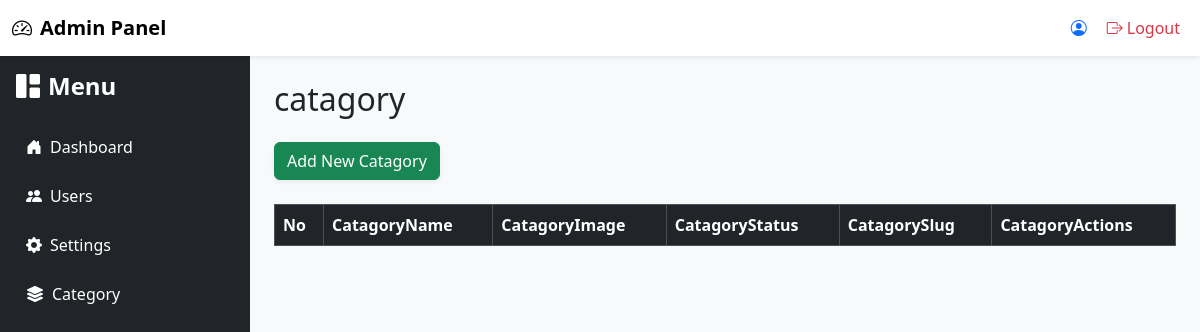
The page /myadmin/category/ on the database as committed earlier.
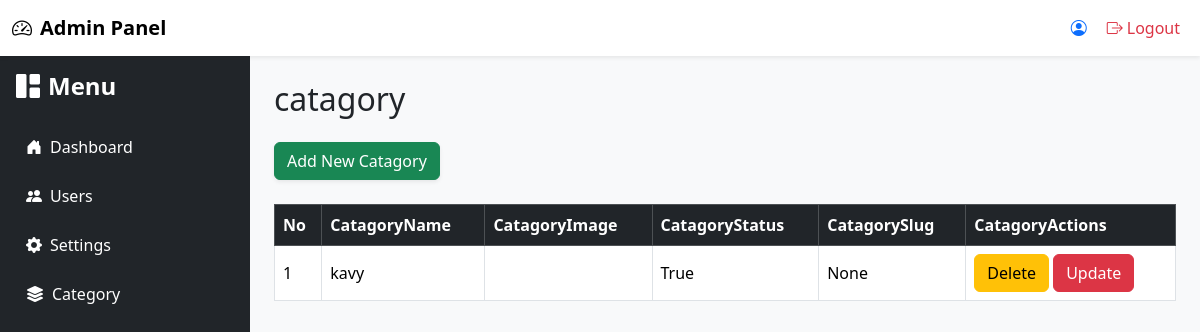
The same page on the database as committed later.
### dboard/models.py (models this page shows)
class cats(models.Model):
    Cate_name = models.CharField(max_length=20)
    cate_image = models.ImageField(upload_to="category_images")
    cate_status = models.BooleanField(default=True)
    cateslug = models.SlugField(null=True, blank=True)

### dboard/views.py (the view)
# urls.py: path('category/',views.category, name='category'),
def category(request):
    tables = cats.objects.all()
    return render(request,"category.html",{"tables":tables})

### dboard/templates/category.html (shortened to what this page needs)
{%extends "masteradmin.html"%}
{% block start%}
<div class="flex-grow-1 p-4">
  <h2 class="mb-4">catagory</h2>
  <a href="/myadmin/category_add/" class="btn btn-success shadow-sm mb-4">Add New Catagory</a>
  <div class="table-responsive">
    <table class="table table-bordered table-hover align-middle">
      <thead class="table-dark">
        <tr>
          <th>No</th>
          <th>CatagoryName</th>
          <th>CatagoryImage</th>
          <th>CatagoryStatus</th>
          <th>CatagorySlug</th>
          <th>CatagoryActions</th>
        </tr>
      </thead>
      {% for table in tables%}
      <tr>
        <td>{{forloop.counter}}</td>
        <td>{{table.Cate_name}}</td>
        <td>
        </td>
        <td>{{table.cate_status}}</td>
        <td>{{table.cateslug}}</td>
        <td>
          <a href="{% url 'delte_category' table.id %}" class="btn btn-warning">Delete</a>
          <button class="btn btn-danger">Update</button>
        </td>
      </tr>
      {% endfor %}
    </table>
  </div>
</div>
</div>
</body>
</html>
{% endblock %}

### dboard/templates/masteradmin.html (shortened to what this page needs)
<!DOCTYPE html>
<html lang="en">
<head>
    <link href="https://cdn.jsdelivr.net/npm/bootstrap@5.3.2/dist/css/bootstrap.min.css" rel="stylesheet" />
    <link href="https://cdn.jsdelivr.net/npm/bootstrap-icons/font/bootstrap-icons.css" rel="stylesheet" />
    <link rel="stylesheet" href="https://cdnjs.cloudflare.com/ajax/libs/font-awesome/6.5.2/css/all.min.css">
</head>
<body>
    <nav class="navbar navbar-expand-lg navbar-light bg-white shadow-sm sticky-top">
        <div class="container-fluid">
            <a class="navbar-brand fw-bold" href="#">
                <i class="bi bi-speedometer2 me-2"></i>Admin Panel
            </a>
            <div class="collapse navbar-collapse" id="navbarNav">
                <ul class="navbar-nav ms-auto">
                    <li class="nav-item">
                        <a class="nav-link text-primary" href="/myadmin/login_p/">
                            <i class="bi bi-person-circle me-1"></i> {{request.session.name}}
                        </a>
                    </li>
                    <li class="nav-item">
                        <a class="nav-link text-danger" href="/myadmin/logout/">
                            <i class="bi bi-box-arrow-right me-1"></i>Logout
                        </a>
                    </li>
                </ul>
            </div>
        </div>
    </nav>
    <div class="d-flex">
        <nav id="sidebar" class="bg-dark text-white p-3" style="width: 250px;">
            <h4 class="mb-4"><i class="bi bi-grid-1x2-fill me-2"></i>Menu</h4>
            <ul class="nav flex-column">
                <li class="nav-item">
                    <a class="nav-link text-white" href="/myadmin/dashboard/"><i
                            class="bi bi-house-door-fill me-2"></i>Dashboard</a>
                </li>
                <li class="nav-item">
                    <a class="nav-link text-white" href="/myadmin/user/"><i class="bi bi-people-fill me-2"></i>Users</a>
                </li>
                <li class="nav-item">
                    <a class="nav-link text-white" href="/myadmin/setting/"><i
                            class="bi bi-gear-fill me-2"></i>Settings</a>
                </li>
                <li class="nav-item">
                    <a class="nav-link text-white" href="/myadmin/category/">
                        <i class="fa-solid fa-layer-group me-2"></i>Category</a>
                </li>
            </ul>
        </nav>
        {% block start %}
        {% endblock %}
</body>
</html>

### dboard/templates/masteradmin.html (style rules this page uses)
body { background-color: #f8f9fa; }
#sidebar { min-height: 100vh; }
#sidebar h4 { font-weight: bold; }
#sidebar .nav-link { padding: 10px; margin-bottom: 5px; border-radius: 5px; transition: background 0.3s; }

Rows that differ between the two databases and show on the page:
added cats: Cate_name "kavy", cate_status "True", cateslug "None"
